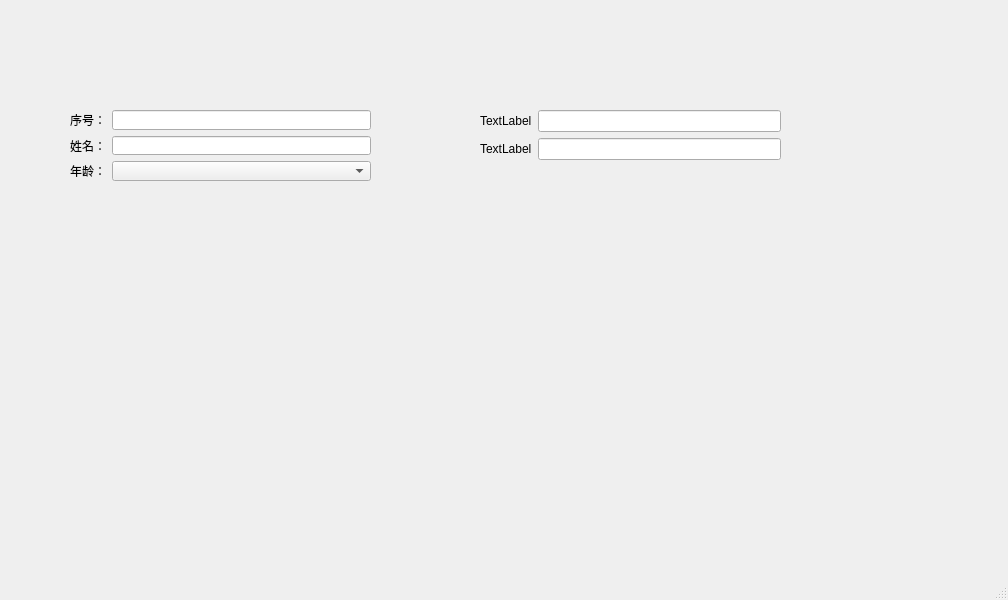
<?xml version="1.0" encoding="UTF-8"?>
<ui version="4.0">
 <class>MainWindow</class>
 <widget class="QMainWindow" name="MainWindow">
  <property name="geometry">
   <rect>
    <x>0</x>
    <y>0</y>
    <width>1008</width>
    <height>600</height>
   </rect>
  </property>
  <property name="windowTitle">
   <string>MainWindow</string>
  </property>
  <widget class="QWidget" name="centralwidget">
   <widget class="QWidget" name="formLayoutWidget">
    <property name="geometry">
     <rect>
      <x>480</x>
      <y>110</y>
      <width>301</width>
      <height>191</height>
     </rect>
    </property>
    <layout class="QFormLayout" name="formLayout_2">
     <item row="0" column="0">
      <widget class="QLabel" name="label_4">
       <property name="text">
        <string>TextLabel</string>
       </property>
      </widget>
     </item>
     <item row="0" column="1">
      <widget class="QLineEdit" name="lineEdit_3"/>
     </item>
     <item row="1" column="0">
      <widget class="QLabel" name="label_5">
       <property name="text">
        <string>TextLabel</string>
       </property>
      </widget>
     </item>
     <item row="1" column="1">
      <widget class="QLineEdit" name="lineEdit_4"/>
     </item>
    </layout>
   </widget>
   <widget class="QWidget" name="">
    <property name="geometry">
     <rect>
      <x>70</x>
      <y>110</y>
      <width>301</width>
      <height>71</height>
     </rect>
    </property>
    <layout class="QFormLayout" name="formLayout">
     <item row="0" column="0">
      <widget class="QLabel" name="label">
       <property name="text">
        <string>序号：</string>
       </property>
      </widget>
     </item>
     <item row="0" column="1">
      <widget class="QLineEdit" name="lineEdit"/>
     </item>
     <item row="1" column="0">
      <widget class="QLabel" name="label_2">
       <property name="text">
        <string>姓名：</string>
       </property>
      </widget>
     </item>
     <item row="1" column="1">
      <widget class="QLineEdit" name="lineEdit_2"/>
     </item>
     <item row="2" column="0">
      <widget class="QLabel" name="label_3">
       <property name="text">
        <string>年龄：</string>
       </property>
      </widget>
     </item>
     <item row="2" column="1">
      <widget class="QComboBox" name="comboBox"/>
     </item>
    </layout>
   </widget>
  </widget>
  <widget class="QMenuBar" name="menubar">
   <property name="geometry">
    <rect>
     <x>0</x>
     <y>0</y>
     <width>1008</width>
     <height>23</height>
    </rect>
   </property>
  </widget>
  <widget class="QStatusBar" name="statusbar"/>
 </widget>
 <resources/>
 <connections/>
</ui>
